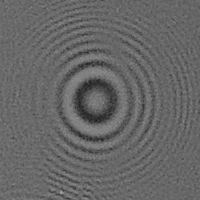
#> input picture U01.png, 200 x 200 px; its folder holds 2 pictures in this run
$ python IterativeReconstruct.py
#> lines starting #> are read from the running program, lines starting #| are printed output that depends on the picture
# main.py

import numpy as np
from PIL import Image
import matplotlib
matplotlib.use('TkAgg')
import matplotlib.pyplot as plt
from matplotlib.gridspec import GridSpec
from skimage.restoration import unwrap_phase

# Functions

def precompute_ft_terms(Nx, Ny):
    return np.exp(1j * np.pi * (np.arange(Nx)[:, None] + np.arange(Ny)))

def precompute_propagator_constants(N, lambda_val, area):
    indices = np.fft.fftfreq(N) * N
    alpha = lambda_val * indices / area
    beta = lambda_val * indices[:, None] / area
    mask = alpha**2 + beta**2 <= 1
    return alpha, beta, mask

def FT2Dc(in_val, f1):
    return f1 * np.fft.fft2(f1 * in_val)

def IFT2Dc(in_val, f1):
    return f1 * np.fft.ifft2(f1 * in_val)

def Propagator(N, lambda_val, area, z, alpha, beta, mask):
    p = np.exp(-2j * np.pi * z * np.sqrt(1 - alpha**2 - beta**2) / lambda_val) * mask
    return p

def reconstruct_amplitude_phase(N, lambda_val, area, z, alpha, beta, mask, hologram_FT, f1):
    prop = Propagator(N, lambda_val, area, z, alpha, beta, mask)
    hologram_FT_prop = hologram_FT * prop
    amplitude = np.abs(IFT2Dc(hologram_FT_prop, f1))
    phase = np.angle(IFT2Dc(hologram_FT_prop, f1))
    unwrapped_phase = unwrap_phase(-phase)
    return amplitude, unwrapped_phase

def plot_reconstruction(ax1, ax2, cax, z, amplitude, unwrapped_phase):
    ax1.clear()
    ax2.clear()

    ax1.imshow(amplitude, cmap='gray')
    ax1.set_title(f'Amplitude at z = {z*1e3:.3f} mm')  # Convert z to mm for display
    ax1.axis('off')

    im = ax2.imshow(unwrapped_phase, cmap='jet')
    ax2.set_title(f'Unwrapped Phase at z = {z*1e3:.3f} mm')  # Convert z to mm for display
    ax2.axis('off')

    cax.cla()  # Clear the previous colorbar
    plt.colorbar(im, cax=cax)
    plt.draw()
    plt.pause(0.5)  # Pause to allow the plot to be updated iteratively

def reconstruct_and_plot(N, lambda_val, area, best_focus, alpha, beta, mask, hologram_FT, f1):
    prop = Propagator(N, lambda_val, area, best_focus, alpha, beta, mask)
    hologram_FT_prop = hologram_FT * prop
    best_recO_amplitude = np.abs(IFT2Dc(hologram_FT_prop, f1))
    best_recO_phase = np.angle(IFT2Dc(hologram_FT_prop, f1))
    best_recO_unwrapped_phase = unwrap_phase(-best_recO_phase)

    fig = plt.figure(figsize=(15, 5))
    gs = GridSpec(1, 3, figure=fig)

    ax1 = fig.add_subplot(gs[0, 0])
    ax1.imshow(best_recO_amplitude, cmap='gray')
    ax1.set_title(f'Amplitude at {best_focus*1e3:.3f} mm')  # Convert best_focus to mm for display
    ax1.axis('off')

    ax2 = fig.add_subplot(gs[0, 1])
    ax2.imshow(best_recO_unwrapped_phase, cmap='gray')
    ax2.set_title(f'Unwrapped Phase at {best_focus*1e3:.3f} mm')  # Convert best_focus to mm for display
    ax2.axis('off')

    ax3 = fig.add_subplot(gs[0, 2])
    im = ax3.imshow(-best_recO_unwrapped_phase, cmap='jet')
    ax3.set_title(f'Phase Colormap: {best_focus*1e3:.3f} mm')  # Convert best_focus to mm for display
    ax3.axis('off')

    fig.colorbar(im, ax=ax3, fraction=0.046, pad=0.04)

    plt.suptitle(f'Reconstruction at Best Focus: {best_focus*1e3:.3f} mm', fontsize=16)  # Convert best_focus to mm for display
    plt.tight_layout(rect=[0, 0.03, 1, 0.95])
    plt.savefig(f'best_focus_subplot_{int(best_focus*1e6)}um.png')  # Save as micrometers for filename
    plt.show()

# PARAMETERS
N = 200
lambda_val = 530e-9  # Wavelength in meters
area = 0.0015  # Area in square meters

# READING HOLOGRAM OBJECT
hologram = np.array(Image.open('U01.png')).astype(float)
Nx, Ny = hologram.shape
#> Nx = 200; Ny = 200
f1 = precompute_ft_terms(Nx, Ny)
alpha, beta, mask = precompute_propagator_constants(N, lambda_val, area)
hologram_FT = FT2Dc(hologram, f1)

# Set the range and step size for z
z_values = np.arange(0, 0.004, 0.0004)  # z in meters (0 to 0.1 meters in steps of 0.001 meters)

# Create a figure and axes for interactive plotting
plt.ion()  # Turn on interactive mode
fig, (ax1, ax2) = plt.subplots(1, 2, figsize=(15, 5))
cax = fig.add_axes([0.92, 0.1, 0.02, 0.8])  # Add a separate axis for the colorbar

# Iterate through the z_values and display the plots
for z in z_values:
    amplitude, unwrapped_phase = reconstruct_amplitude_phase(N, lambda_val, area, z, alpha, beta, mask, hologram_FT, f1)
    plot_reconstruction(ax1, ax2, cax, z, amplitude, unwrapped_phase)
#> this loop made 10 passes
#> pass 1, in reconstruct_amplitude_phase, `phase = np.angle(IFT2Dc(hologram_FT_prop, f1))`:
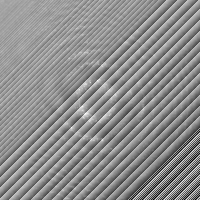
#> phase: shape (200, 200) float64; min -3.16e-13, max 1.78e-13, mean -4.19e-14; drawn with min black and max white
#> pass 1, in reconstruct_amplitude_phase, `unwrapped_phase = unwrap_phase(-phase)`:
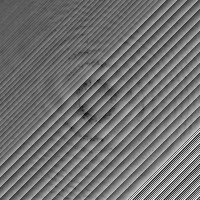
#> unwrapped_phase: shape (200, 200) float64; min -1.78e-13, max 3.16e-13, mean 4.19e-14; drawn with min black and max white

plt.ioff()  # Turn off interactive mode

# After deciding the best focus value, input it here
best_focus = float(input("Enter the best focus value from the plots (in meters): "))
#> the answer given: 3

# Iterative reconstruction using the chosen best focus value
Iterations = 20
wavelength = 530e-9
z = best_focus  # Use the chosen best focus value

# Phase retrieval process
plt.ion()  # Turn on interactive mode

# Precompute propagator for the chosen best focus
prop = Propagator(N, wavelength, area, z, alpha, beta, mask)

for i in range(Iterations):
    print(f'Iteration: {i + 1}')

    field_detector = np.sqrt(hologram) * np.exp(1j * np.zeros((N, N)))
    t = IFT2Dc(FT2Dc(field_detector, f1) * np.conj(prop), f1)
    am = np.abs(t)
    ph = np.angle(t)
    abso = -np.log(am)

    # Apply constraint in the object plane
    abso[abso < 0] = 0
    ph[abso < 0] = 0
    am = np.exp(-abso)

    # Update transmission function in the object plane
    t = am * np.exp(1j * ph)

    # Calculate complex-valued wavefront in the detector plane
    field_detector_updated = IFT2Dc(FT2Dc(t, f1) * prop, f1)
    amplitude = np.abs(field_detector_updated)
    phase = np.angle(field_detector_updated)

    # Clear the previous plots
    ax1.clear()
    ax2.clear()

    # Plot reconstructed amplitude and phase for each iteration
    ax1.imshow(amplitude, cmap='gray')
    ax1.set_title(f'Reconstructed Amplitude - Iteration {i + 1}')
    ax1.axis('off')

    im = ax2.imshow(phase, cmap='gray')
    ax2.set_title(f'Reconstructed Phase - Iteration {i + 1}')
    ax2.axis('off')

    cax.cla()  # Clear the previous colorbar
    plt.colorbar(im, cax=cax)
    plt.draw()
    plt.pause(0.1)  # Pause to allow the plot to be updated
#> this loop made 20 passes
#> pass 1, `am = np.abs(t)`:
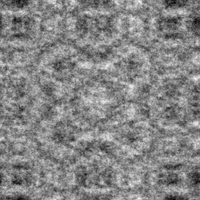
#> am: shape (200, 200) float64; min 8, max 12.06, mean 10.12; drawn with min black and max white
#> pass 1, `ph = np.angle(t)`:
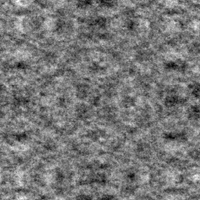
#> ph: shape (200, 200) float64; min 1.53, max 1.95, mean 1.73; drawn with min black and max white
#> pass 1, `abso = -np.log(am)`:
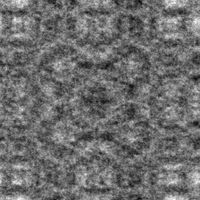
#> abso: shape (200, 200) float64; min -2.49, max -2.08, mean -2.31; drawn with min black and max white
#> after the loop: abso: shape (200, 200) float64; every value is 0

plt.ioff()  # Turn off interactive mode

# Final reconstruction plot
reconstruct_and_plot(N, lambda_val, area, best_focus, alpha, beta, mask, hologram_FT, f1)
#> in reconstruct_and_plot, `best_recO_phase = np.angle(IFT2Dc(hologram_FT_prop, f1))`:
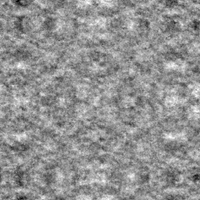
#> best_recO_phase: shape (200, 200) float64; min -2.21, max -1.37, mean -1.73; drawn with min black and max white
#> in reconstruct_and_plot, `plt.savefig(f'best_focus_subplot_{int(best_focus*1e6)}um.png')`:
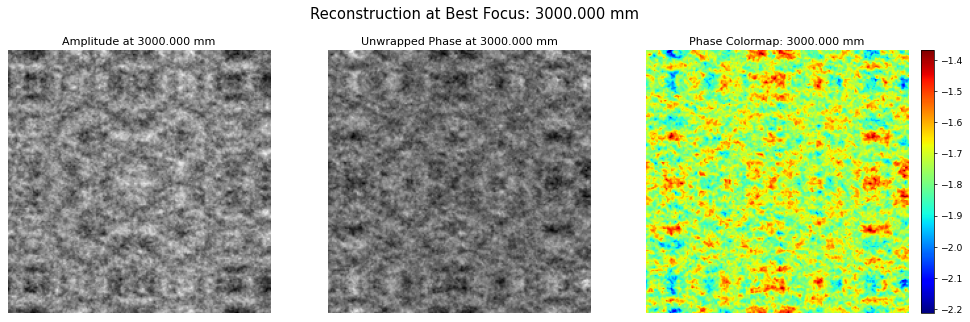
#> figure drawn by matplotlib, 4 panels
